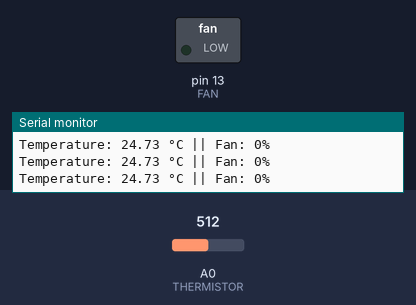
Simulated run of this sketch. Board: Arduino Uno, built with avr-gcc and run on an emulated ATmega328P. Shown: switched loads named in the sketch (green lamp = pin HIGH), the last lines printed to the serial monitor. The inputs (shaded band) are chosen by the test bench; at power-on: A0 (THERMISTOR) = 512.

Above: at 1.2 s.
1.3 s: A0 (THERMISTOR) set to 522
At 1.9 s:
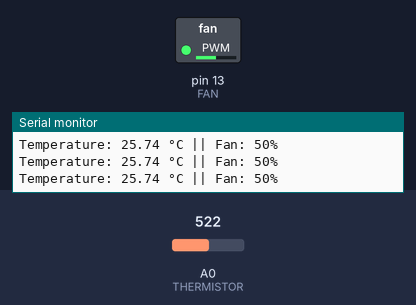
2.9 s: A0 (THERMISTOR) set to 555
4.4 s: A0 (THERMISTOR) set to 576
At 5.7 s:
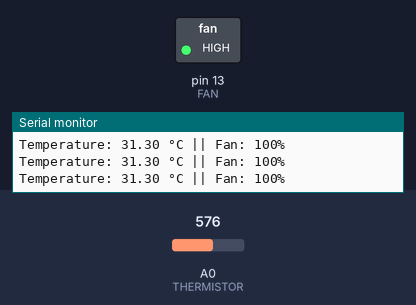
Timing chart, 0 to 7.4 s (numbered marks = the images above; inputs shaded):
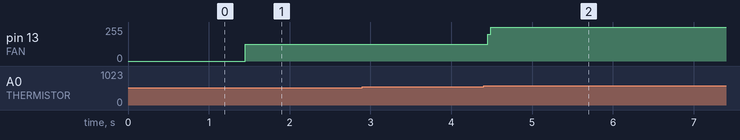

The sketch:

ntcfancontrol.ino
```cpp
//By Akasam Harsha Vardhana Ganesh


#define THERMISTOR A0
#define FAN 13

float Vo;
float R1 = 10000;
float logR2, R2, T, Tc;
float c1 = 1.009249522e-03, c2 = 2.378405444e-04, c3 = 2.019202697e-07; // Constants for Steinhart-Hart Equation

int dutyCycle = 0;            //Duty Cycle according to the temperature.
const int pwmPeriod = 1000;   //1KHz signal is sufficient for Led to not flicker.
unsigned long lastPWM = 0;

void setup() {
  Serial.begin(9600);
  pinMode(FAN, OUTPUT);
  pinMode(THERMISTOR, INPUT);
}

void loop() {

  static unsigned long lastRead = 0;
  if (millis() - lastRead > 200) {
    lastRead = millis();             //Reads the analog value from the NTC every 200ms and update the Serial Monitor Values.

    Vo = analogRead(THERMISTOR);
    R2 = R1 * (1023.0 / Vo - 1.0);
    logR2 = log(R2);
    T = (1.0 / (c1 + c2 * logR2 + c3 * logR2 * logR2 * logR2)); //Steinhart-Hart Formula
    Tc = T - 273.15;          //Kelvin to Celcius Conversion.

    if (Tc < 25.0){

            dutyCycle = 0;
    }
    else if (Tc < 30.0){

            dutyCycle = 50;

    }

    else {

            dutyCycle = 100;

    }

    Serial.print("Temperature: ");
    Serial.print(Tc);
    Serial.print(" °C || Fan: ");
    Serial.print(dutyCycle);
    Serial.println("%");
  }
                                              //Micros() is a non blocking approach, As long as the loop runs, Serial prints every 200ms and
                                              //PWM doesnt wait for Serial Prints to complete, so the signal is stable at 1khz.
  int onTime = (dutyCycle * pwmPeriod) / 100; // Ex: if duty cycle is 50, onTime = (50 * 1000)/100 = 500us.
  int offTime = pwmPeriod - onTime;           // offTime = 1000 - 500 = 500us
  unsigned long currentTime = micros();       // Lets say micros() now = 10000us
  int cycleTime = currentTime % pwmPeriod;    // then cycleTime = 10000%1000 = 0 us
                                              // here cycleTime < onTime, pin 13 == LOW

  if (cycleTime < onTime) {
    digitalWrite(FAN, HIGH);
  } else {                                    // if micros() = 12520us, cycleTime = 520us, cycleTime>ontime, pin 13 == HIGH
    digitalWrite(FAN, LOW);
  }
}
```

Measured:
- the behaviour switches between 514 and 515 on A0 (THERMISTOR) (found by bisection; images 0 and 1)
- the behaviour switches between 563 and 564 on A0 (THERMISTOR) (found by bisection; images 1 and 2)
- after the input at 1.3 s, pin 13 (FAN): 0/255 → 127/255 after 0.15 s
- after the input at 4.4 s, pin 13 (FAN): 127/255 → 255/255 after 0.05 s
